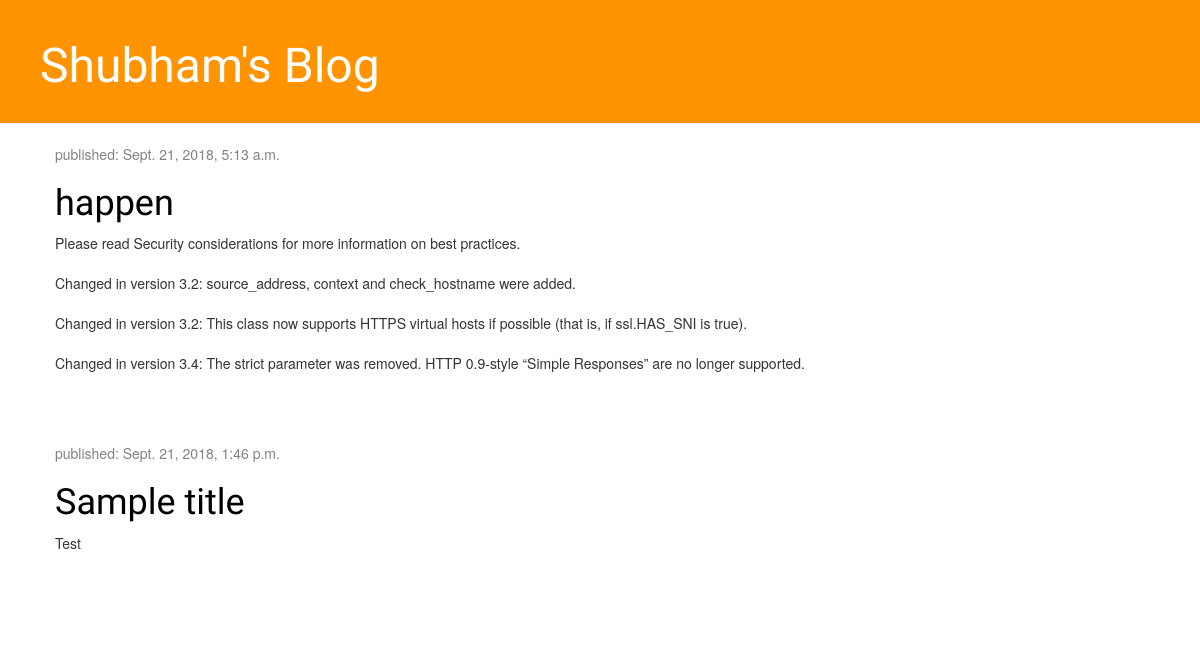
Before: / with the older database file.
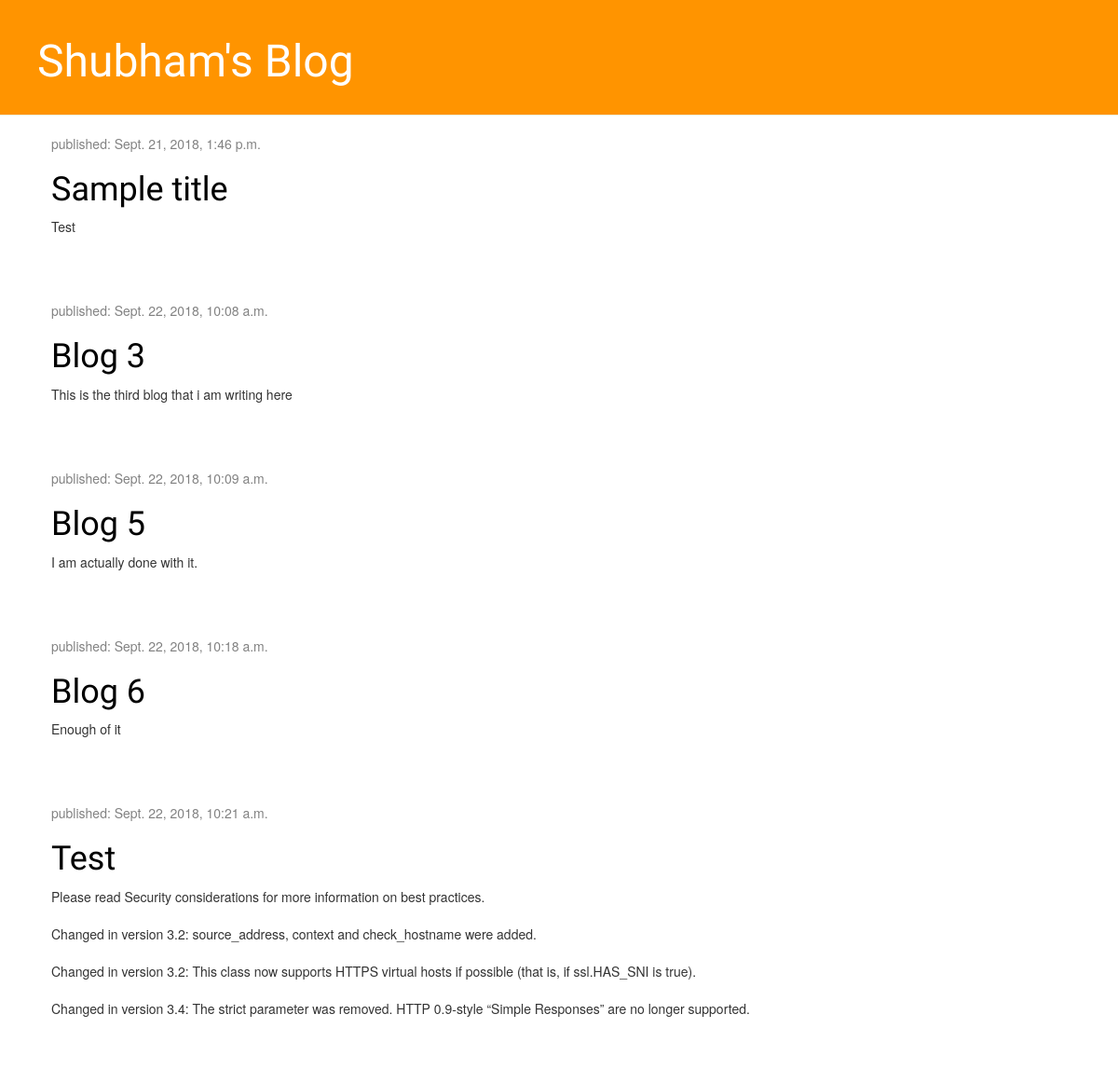
After: the same page with the newer database file.
### blog/models.py (models this page shows, shortened)
class Post(models.Model):# defines our model (it is an object).Post created is a model hence we inherit models.Model o Django knows that it should be saved in the database.
    author = models.ForeignKey('auth.User', on_delete=models.CASCADE)
    title = models.CharField(max_length=200)
    text = models.TextField()
    created_date = models.DateTimeField(
            default=timezone.now)
    published_date = models.DateTimeField(
            blank=True, null=True)

### blog/views.py (the view)
# urls.py: path('', views.post_list, name='post_list'),
def post_list(request):
    posts = Post.objects.filter(published_date__lte=timezone.now()).order_by('published_date')
    return render(request, 'blog/post_list.html', {'posts': posts})

### blog/templates/blog/post_list.html
    {% extends 'blog/base.html' %}
    {% block content %}
                        {% for post in posts %}
                            <div class="post">
                                <div class="date">
                                    <p>published: {{ post.published_date }}</p>
                                </div>
                                <h1><a href="{% url 'post_detail' pk=post.pk %}">{{ post.title }}</a></h1>
                                <p>{{ post.text|linebreaksbr }}</p>
                            </div>
                        {% endfor %}
        {% endblock %}

### blog/templates/blog/base.html (shortened to what this page needs)
{% load static %}
<html>
    <head>
        <link rel="stylesheet" href="//maxcdn.bootstrapcdn.com/bootstrap/3.2.0/css/bootstrap.min.css">
        <link rel="stylesheet" href="//maxcdn.bootstrapcdn.com/bootstrap/3.2.0/css/bootstrap-theme.min.css">
        <link rel="stylesheet" href="{% static 'css/blog.css' %}">
    </head>
    <body>
            <div class="page-header">
                <h1><a href="/">Shubham's Blog</a></h1>
            </div>
            <div class="content container">
                <div class="row">
                    <div class="col-md-8">
                    {% block content %}
                    {% endblock %}
                    </div>
                </div>
            </div>
    </body>
</html>

### blog/static/css/blog.css (style rules this page uses)
.page-header { background-color: #ff9400; margin-top: 0; padding: 20px 20px 20px 40px; }
.page-header h1, .page-header h1 a, .page-header h1 a:visited, .page-header h1 a:active { color: #ffffff; font-size: 36pt; text-decoration: none; }
.content { margin-left: 40px; }
h1, h2, h3, h4 { font-family: 'Lobster', cursive; }
.date { color: #828282; }
.post { margin-bottom: 70px; }
.post h1 a, .post h1 a:visited { color: #000000; }

Changed rows visible on the page:
shown differently, row unchanged: Post "Sample title": moves up the list
added Post: published_date "Sept. 22, 2018, 10:08 a.m.", title "Blog 3", text "This is the third blog that i am writing here"
added Post: published_date "Sept. 22, 2018, 10:09 a.m.", title "Blog 5", text "I am actually done with it."
added Post: published_date "Sept. 22, 2018, 10:18 a.m.", title "Blog 6", text "Enough of it"
changed Post: published_date "Sept. 21, 2018, 5:13 a.m." → "Sept. 22, 2018, 10:21 a.m."; title "happen" → "Test"
